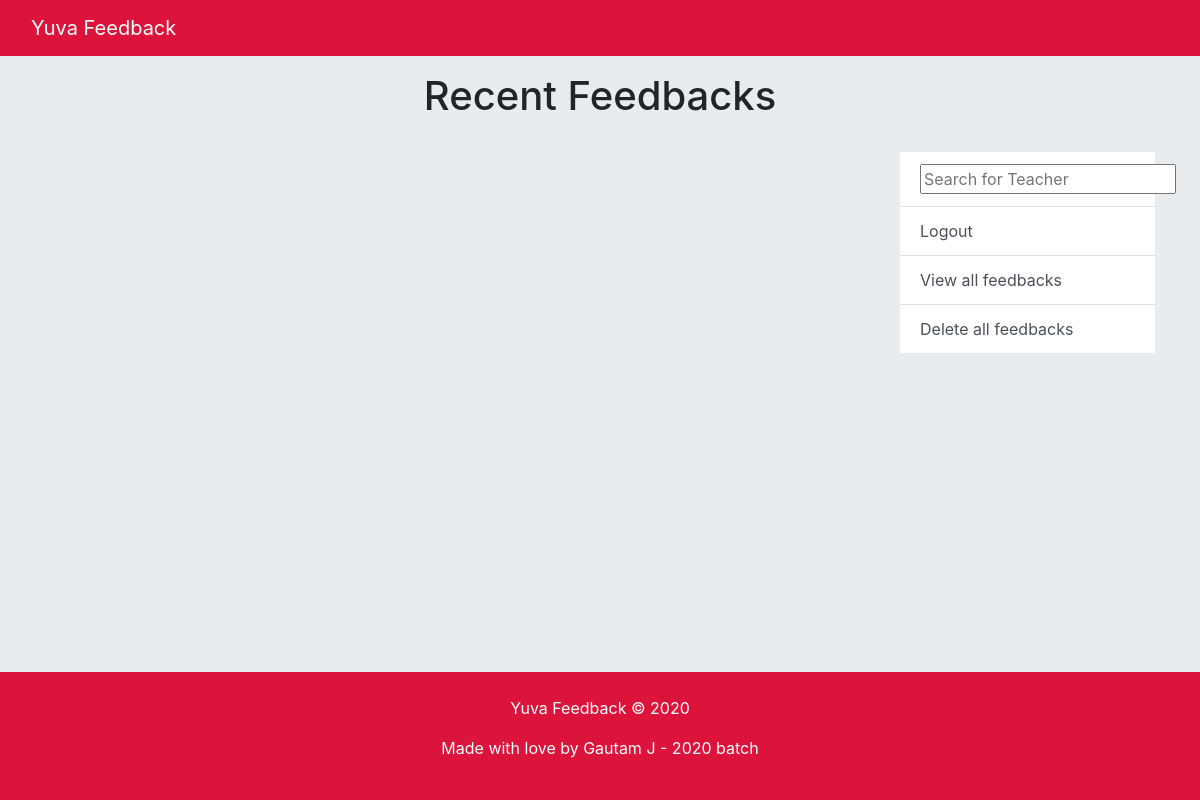
Before: /review/ (signed in) with the older database file.
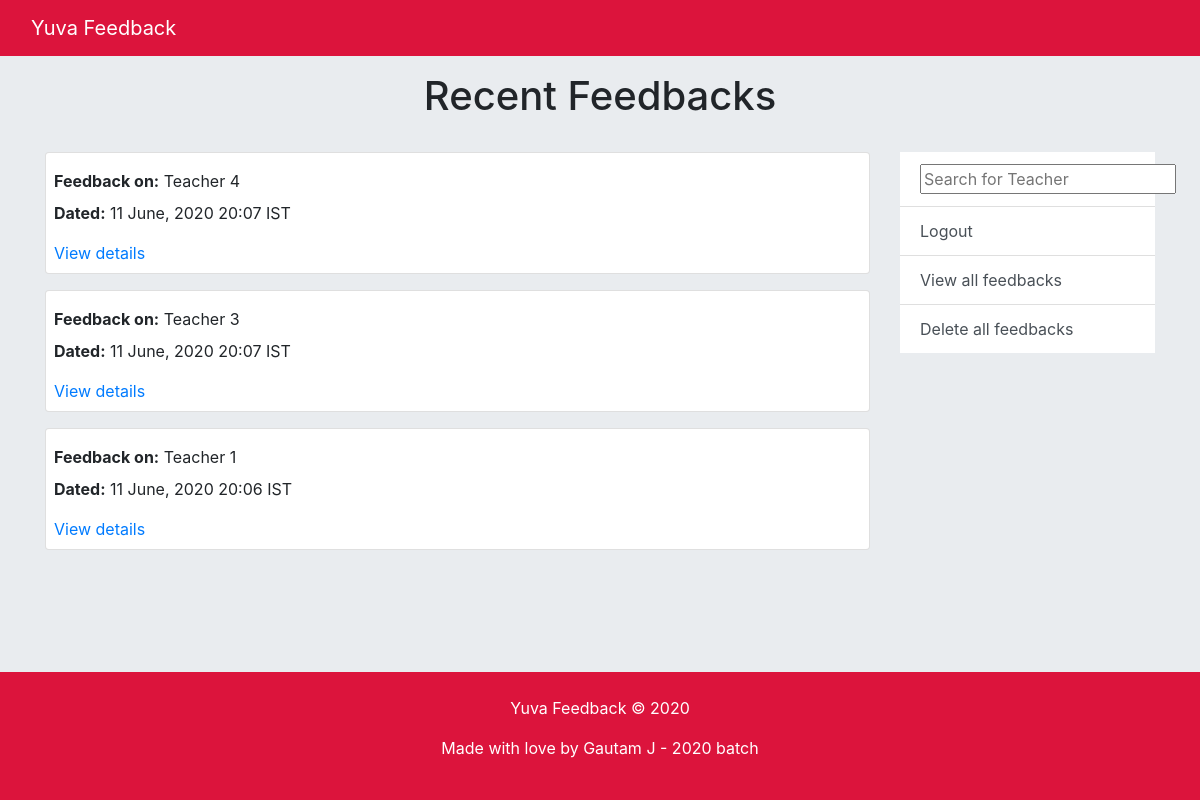
After: the same page with the newer database file.
### Feedback/models.py (models this page shows, shortened)
class FeedbackData(models.Model):
    CHOICES = (
        ('Strongly Disagree', 'Strongly Disagree'),
        ('Disagree', 'Disagree'),
        ('Sometimes', 'Sometimes'),
        ('Agree', 'Agree'),
        ('Strongly Agree', 'Strongly Agree'),
    )
    date_submitted = models.DateTimeField(auto_now=True)
    teacher_name = models.ForeignKey(Teacher, verbose_name='Name of Teacher',
                                     on_delete=models.CASCADE)
    punctuality = models.CharField(verbose_name='The teacher is punctual in coming to class',
                                   max_length=225,
                                   choices=CHOICES)
    portion = models.CharField(verbose_name='The teacher completes portions at the appropriate time',
                               max_length=225,
                               choices=CHOICES)
    doubt = models.CharField(verbose_name='The teacher takes in effort to clear your doubts',
                             max_length=225,
                             choices=CHOICES)
    interactive = models.CharField(verbose_name='The teacher makes the class interactive',
                                   max_length=225,
                                   choices=CHOICES)
    comments = models.TextField(verbose_name='Any other feedback (your comments)',
                                blank=True)
    class Meta:
        verbose_name = 'Feedback Data'
        verbose_name_plural = 'Feedback Data'

### Home/models.py (models this page shows)
class Teacher(models.Model):
    name = models.CharField(verbose_name='Name of teacher',
                            max_length=255, unique=True)
    class Meta:
        verbose_name = 'Teacher'
        verbose_name_plural = 'Teachers'
    def __str__(self):
        return self.name

### Review/views.py (the view)
# urls.py: path('', ListFeedbackView.as_view(), name='ListFeedbackView'),
class ListFeedbackView(LoginRequiredMixin, ListView):
    model = FeedbackData
    template_name = 'Review/list_feedback.html'
    context_object_name = 'feedbacks'
    ordering = ['-date_submitted']
    paginate_by = 10

### Review/templates/Review/list_feedback.html
{% extends 'Home/index.html' %}
{% block content %}
    <div class="container">
        <h1 class="text-center py-3">Recent Feedbacks</h1>
        <div class="row mt-3">
            <div class="col-9">
                {% for feedback in feedbacks %}
                    <div class="card p-2 mb-3">
                        <p class="my-2"><strong>Feedback on:</strong> {{ feedback.teacher_name }}</p>
                        <p><strong>Dated:</strong> {{ feedback.date_submitted|date:'d F, Y H:i e' }}</p>
                        <a href="{% url 'FeedbackDetailView' feedback.id %}">View details</a>
                    </div>
                {% endfor %}
            </div>
            <div class="col-3">
                <ul class="list-group list-group-flush">
                    <form class="list-group-item list-group-item-action" action="{% url 'SearchResultsView' %}" method="get">
                        <input type="text" name="q" placeholder="Search for Teacher" autocomplete="on" autofocus="on" id="search-field">
                    </form>
                    <a class="list-group-item list-group-item-action" role="button" href="{% url 'LogoutView' %}">Logout</a>
                    <a class="list-group-item list-group-item-action" role="button" href="{% url 'ListFeedbackView' %}">View all feedbacks</a>
                    <a class="list-group-item list-group-item-action" role="button" href="{% url 'deleteAllFeedback' %}">Delete all feedbacks</a>
                </ul>
            </div>
        </div>
    </div>
{% endblock content %}

### Home/templates/Home/index.html (shortened to what this page needs)
{% load static %}
<!doctype html>
<html lang="en">
<head>
    <link rel="stylesheet" href="https://stackpath.bootstrapcdn.com/bootstrap/4.4.1/css/bootstrap.min.css">
    <link rel="stylesheet" href="{% static 'Home/styles.css' %}">
</head>
<body class="d-flex flex-column">
    <nav class="navbar bg-crimson">
        <div class="container-fluid">
            <a class="navbar-brand" href="{% url 'HomeView' %}">Yuva Feedback</a>
        </div>
    </nav>
    <div id="page-content">
        {% block content %}{% endblock content %}
    </div>
    <footer id="sticky-footer" class="bg-crimson py-4 mt-4 text-white-50">
        <div class="container text-center">
            <p class="copyright">Yuva Feedback &copy; 2020</p>
            <p>Made with love by Gautam J - 2020 batch</p>
        </div>
    </footer>
    <link rel="stylesheet" href="https://ajax.googleapis.com/ajax/libs/jqueryui/1.11.4/themes/smoothness/jquery-ui.css">
</body>
</html>

### Home/static/Home/styles.css (style rules this page uses)
.bg-crimson { background-color: #dc143c; }
.bg-crimson a { color: #ffffff; }
.bg-crimson p { color: #ffffff; }
body { height: 100%; background-color: #e9ecef; }
html { height: 100%; }
#page-content { flex: 1 0 auto; }
#sticky-footer { flex-shrink: none; }

Changed rows visible on the page:
added FeedbackData: teacher_name "Teacher 4", date_submitted "11 June, 2020 20:07 IST"
added FeedbackData: teacher_name "Teacher 3", date_submitted "11 June, 2020 20:07 IST"
added FeedbackData: teacher_name "Teacher 1", date_submitted "11 June, 2020 20:06 IST"
